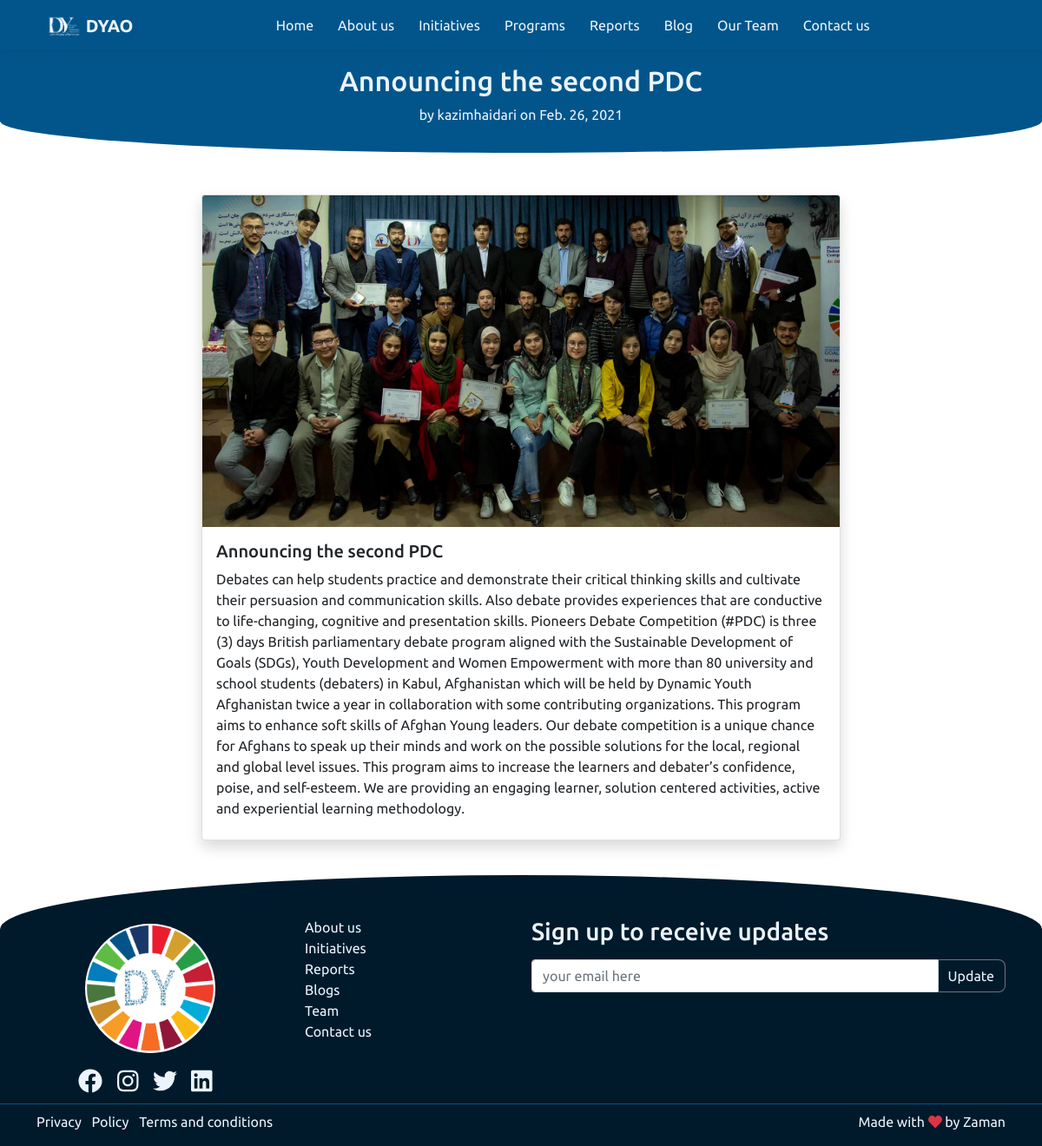
The app's page /blog/13 with its own data.
### website/models.py (models this page shows, shortened)
class Post(models.Model):
    title   = models.CharField(max_length=200)
    content = models.TextField()
    date_posted = models.DateField(default=timezone.now)
    abstract = models.TextField(null=True, blank=True)
    auther = models.ForeignKey(User, on_delete=models.CASCADE)
    photo = models.ImageField(default = 'post_photo.jpg', upload_to="post_pics", null=True, blank=True)

### website/views.py (the view)
# urls.py: path("blog/<int:pk>", PostDetailView.as_view(), name="blog-detail"),
class PostDetailView(DetailView):
    model = Post
    template_name = 'post_detail.html'

### templates/post_detail.html
{% extends 'base.html' %}
{% load static %}
{% block content %}
<div class="base-section">
    <div class="container">
       <div class="row">
           <div class="col-sm text-center">
               <h2>{{object.title}} </h2>
            <article> by {{object.auther}} on {{object.date_posted}}</article>
           </div>
       </div>
    </div>
</div>
<div class="container mt-5 mb-3">
    <div class="row">
        <div class="col col-lg-8 m-lg-auto">
            <div class="card shadow h-100 mb-4">
              <img src="{{ object.photo.url }}" class="card-img-top" alt="Peace ">
              <div class="card-body">
                <h5 class="card-title">{{object.title}}</h5>
                <article class="card-title" >
                    {{object.content}}
                </article>
              </div>
            </div>
        </div>
    </div>
</div>
{% endblock content %}

### records on screen
Post: title "Announcing the second PDC", auther "kazimhaidari", date_posted "Feb. 26, 2021", photo (picture), content "Debates can help students practice and demonstrate their critical thinking skills and cultivate their persuasion and communication skills. Also debate provides experiences that are conductive to life-changing, cognitive and presentation skills. Pioneers Debate Competition (#PDC) is three (3) days British parliamentary debate program aligned with the Sustainable Development of Goals (SDGs), Youth Development and Women Empowerment with more than 80 university and school students (debaters) in Kabul, Afghanistan which will be held by Dynamic Youth Afghanistan twice a year in collaboration with some contributing organizations. This program aims to enhance soft skills of Afghan Young leaders.…"
